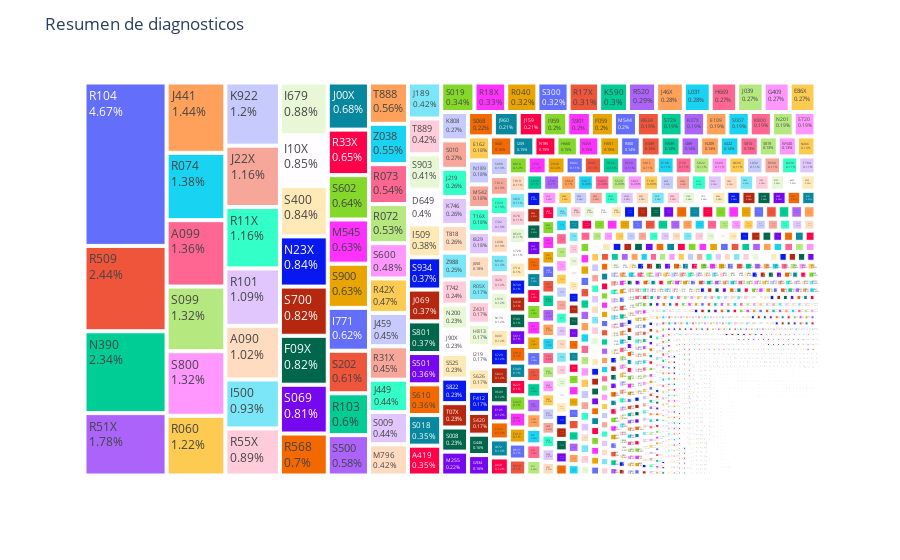

The notebook cell this image was saved under:
### Markdown cell above
## Diagnostico

### Code cell
diagnosticos_total = pd.concat([data['Dx Principal Cod'], 
                          data['Dx Relacionado1 Cod'], 
                          data['Dx Relacionado2 Cod '],
                          data['Dx Relacionado3 Cod']])

frecuencia_diagnosticos = diagnosticos_total.value_counts()
value_counts = frecuencia_diagnosticos.reset_index()
value_counts.columns = ['Category', 'Count']

total_count = value_counts['Count'].sum()
value_counts['Percentage'] = round((value_counts['Count'] / total_count) * 100, 2)

fig = px.treemap(value_counts, path=['Category'],
                values='Count', 
                hover_data={'Category': False, 'Count': True, 'Percentage':True},
                labels={'Percentage': 'Percentage (%)'})

fig.update_traces(hovertemplate='<b># de pacientes</b>: %{customdata[1]}<br>',
                  texttemplate='%{label}<br>%{customdata[2]}%')
fig.update_layout(title='Resumen de diagnosticos')
fig.show()

### Figure 1 — Plotly figure (JSON) as saved in the notebook; plotly's stock layout.template omitted (floating-point values rounded to 4 significant figures; data arrays with more than 128 entries replaced by an {"elided": "..."} marker saying what was removed)
{"data": [{"branchvalues": "total", "customdata": {"elided": "2823x3 mixed values"}, "domain": {"x": [0, 1], "y": [0, 1]}, "hovertemplate": "<b># de pacientes</b>: %{customdata[1]}<br>", "ids": {"elided": "2823 str values"}, "labels": {"elided": "2823 str values"}, "name": "", "parents": {"elided": "2823 str values"}, "texttemplate": "%{label}<br>%{customdata[2]}%", "type": "treemap", "values": {"elided": "2823 int values"}}], "layout": {"legend": {"tracegroupgap": 0}, "margin": {"t": 60}, "title": {"text": "Resumen de diagnosticos"}}}
